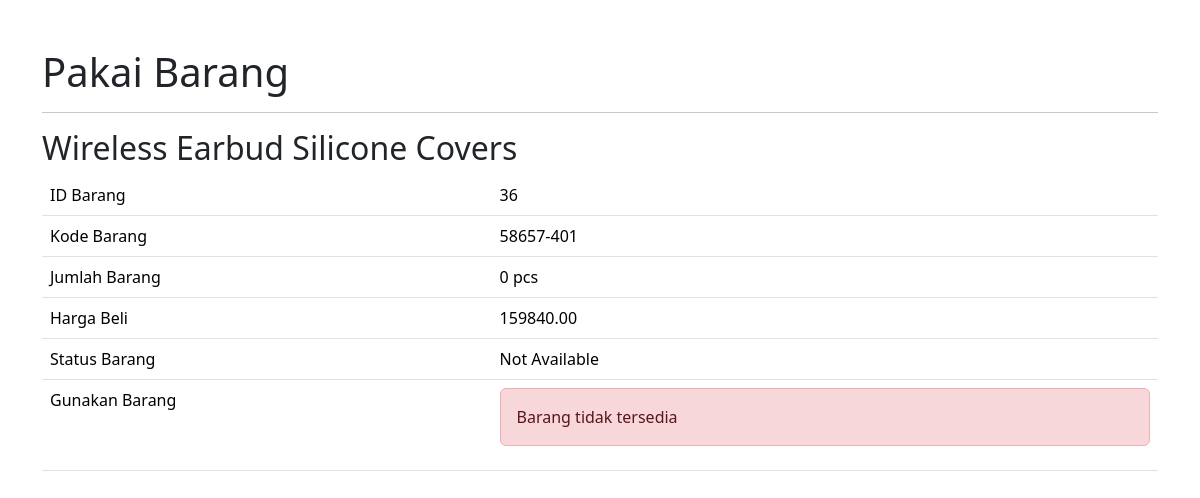
Page /pakai_barang.php?id_barang=36 on the committed database.
### tables this page shows
CREATE TABLE `tb_inventory` (
  `id_barang` int(11) NOT NULL,
  `kode_barang` varchar(20) NOT NULL,
  `nama_barang` varchar(50) NOT NULL,
  `jumlah_barang` int(11) NOT NULL,
  `satuan_barang` varchar(20) NOT NULL,
  `harga_beli` double(20,2) NOT NULL,
  `status_barang` tinyint(1) NOT NULL
);

### pakai_barang.php (the view, shortened to what this page needs)
<?php
require_once "koneksi.php";
$select_sql = "SELECT * FROM tb_inventory WHERE id_barang=$_GET[id_barang]";
$result_select = $conn->query($select_sql);
?>
<!DOCTYPE html>
<html lang="en">
<head>
    <link href="https://cdn.jsdelivr.net/npm/bootstrap@5.3.6/dist/css/bootstrap.min.css" rel="stylesheet">
    <link rel="stylesheet" href="https://cdn.jsdelivr.net/npm/bootstrap-icons@1.13.1/font/bootstrap-icons.min.css">
</head>
<body>
    <?php while($row = $result_select->fetch_assoc()):?>
    <main class="container mt-5">
        <h1>Pakai Barang</h1>
        <hr>
        <h2><?= $row['nama_barang']; ?></h2>
        <table class="table">
            <tr>
                <td>ID Barang</td>
                <td><?=$row['id_barang'];?></td>
            </tr>
            <tr>
                <td>Kode Barang</td>
                <td><?=$row['kode_barang'];?></td>
            </tr>
            <tr>
                <td>Jumlah Barang</td>
                <td><?php echo "$row[jumlah_barang] $row[satuan_barang]";?></td>
            </tr>
            <tr>
                <td>Harga Beli</td>
                <td><?php echo "$row[harga_beli]";?></td>
            </tr>
            <tr>
                <td>Status Barang</td>
                <td>
                    <?php if($row['status_barang']==1):?>
                        <span>Available</span>
                    <?php else: ?>
                        <span>Not Available</span>
                    <?php endif;?>
                </td>
            </tr>
            <tr>
                <td>Gunakan Barang</td>
                <td>
                    <?php if($row['status_barang']==1):?>
                    <form action="proses/proses_pakai_barang.php" method="post">
                        <input name="id_barang" type="hidden" value="<?= $row['id_barang']; ?>">
                        <input required name="jumlah_pakai" type="number" min="1" max="<?=$row['jumlah_barang'];?>" class="form-control w-25 d-inline-block">
                        <input type="submit" class="btn btn-primary" value="Gunakan">
                    </form>
                    <?php else: ?>
                        <p class="alert alert-danger">Barang tidak tersedia</p>
                    <?php endif;?>
                </td>
            </tr>
        </table>
    </main>
    <?php endwhile;?>
</body>
</html>

### rows in the picture
tb_inventory: nama_barang "Wireless Earbud Silicone Covers", id_barang "36", kode_barang "58657-401", jumlah_barang "0", satuan_barang "pcs", harga_beli "159840.00", status_barang "Not Available"
